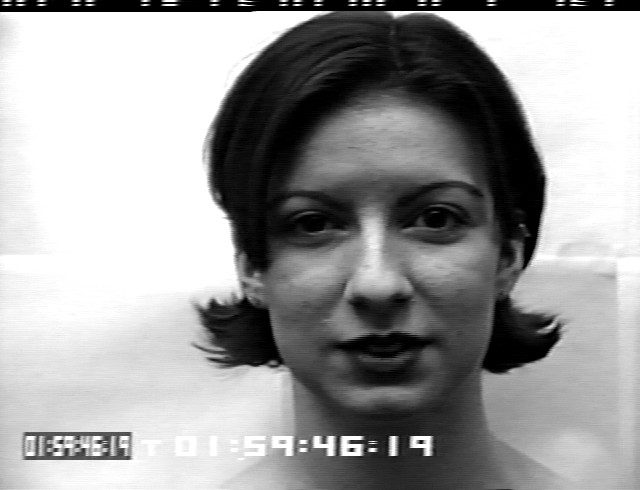
#> input picture origin_imgs/S010_006_00000005.png, 640 x 490 px
$ python -i preprocess.py   (imports and definitions only)
#> lines starting #> are read from the running program, lines starting #| are printed output that depends on the picture

import glob
import matplotlib.pyplot as plt
import cv2
import numpy as np
from PIL import Image
import os

face_cascade = cv2.CascadeClassifier('haarcascade_frontalface_default.xml')
def rescale_to_255(image):
    return ((image - image.min()) * (1/(image.max() - image.min()) * 255)).astype('uint8')

def read_process_img(img_path):
#> called with img_path = 'origin_imgs/S010_006_00000005.png'
    img = plt.imread(img_path).astype("float64")
#> img: shape (490, 640) float64; min 0, max 1, mean 0.616
    if img.ndim > 2:
        img = np.dot(img[..., :3], [0.299, 0.587, 0.114])
    img = rescale_to_255(img)

    # try different hyper parameters for face detection and combine the best results.

    # faces = face_cascade.detectMultiScale(img, 1.3, 5)
    # faces = face_cascade.detectMultiScale(img, 1.1, 3)
    faces = face_cascade.detectMultiScale(img, 1.3, 3)
#> faces = [[212, 91, 331, 331]]
    for (x, y, w, h) in faces:
        img = img[y:y + h, x:x + w]
        break
#> this loop made 1 pass
#> pass 1, in read_process_img, `img = img[y:y + h, x:x + w]`:
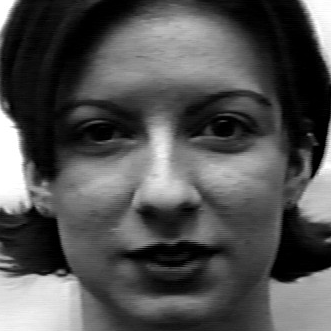
#> img: shape (331, 331); min 0, max 255, mean 81.9
    try:
        # Topic: Subsampling with Gaussian pre-ﬁltering

        img = cv2.GaussianBlur(img, (9, 9), 0)
        img = cv2.resize(img, (48, 48))
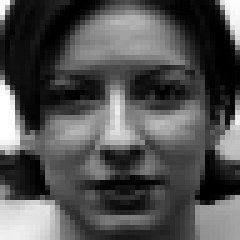
#> img: shape (48, 48) (shown 5 times larger); min 0, max 255, mean 81.7
    except:
        print("err")
    return img

txt_filenames = glob.glob("txt_labels" + '/*.'+"txt")

# [11 lines not run here, left out]


total = 0
# [51 lines not run here, left out]

>>> result = read_process_img('origin_imgs/S010_006_00000005.png')

$ run again, on origin_imgs/S028_001_00000024.png
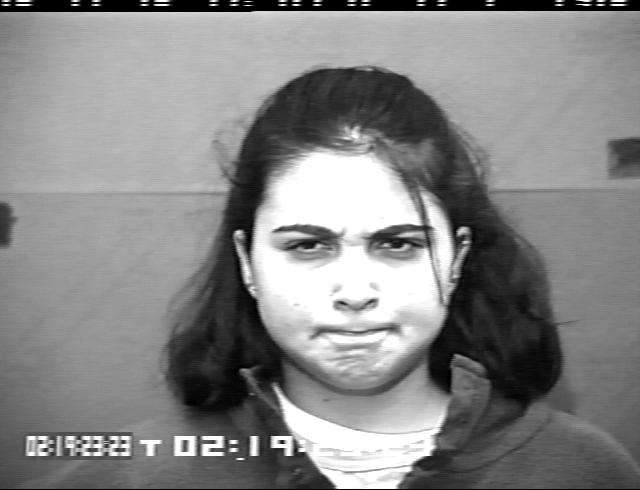
#> input picture origin_imgs/S028_001_00000024.png, 640 x 490 px
#> faces = [[231, 153, 237, 237]]
#> the loop in read_process_img, `for (x, y, w, h) in faces:` made 1 pass
#> in read_process_img, `img = cv2.GaussianBlur(img, (9, 9), 0)`:
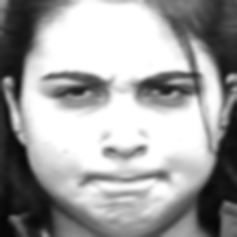
#> img: shape (237, 237); min 6, max 255, mean 160
#> in read_process_img, `img = cv2.resize(img, (48, 48))`:
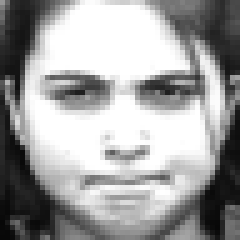
#> img: shape (48, 48) (shown 5 times larger); min 7, max 255, mean 159.9

$ run again, on origin_imgs/S029_001_00000006.png
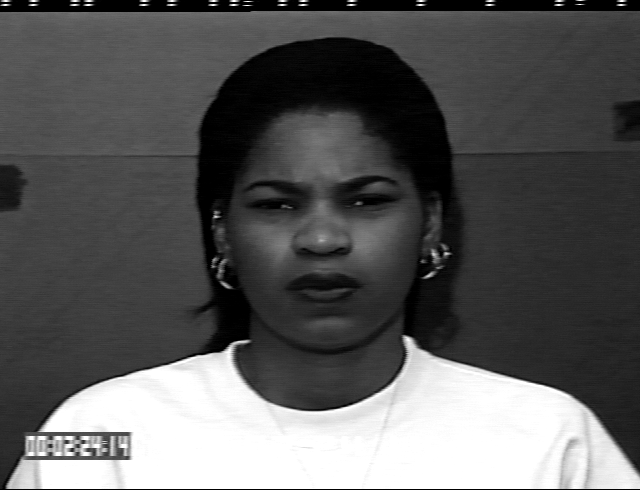
#> input picture origin_imgs/S029_001_00000006.png, 640 x 490 px
#> faces = [[212, 119, 216, 216]]
#> the loop in read_process_img, `for (x, y, w, h) in faces:` made 1 pass
#> pass 1, in read_process_img, `img = img[y:y + h, x:x + w]`:
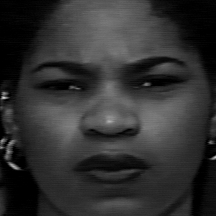
#> img: shape (216, 216); min 0, max 209, mean 48.9

$ run again, on origin_imgs/S032_003_00000016.png
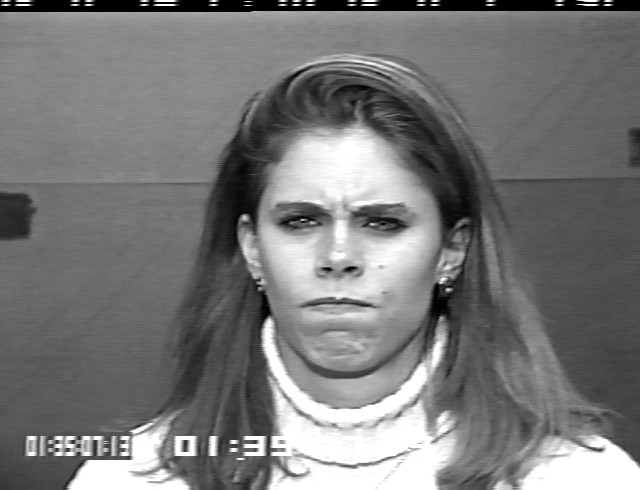
#> input picture origin_imgs/S032_003_00000016.png, 640 x 490 px
#> faces = [[223, 132, 233, 233]]
#> the loop in read_process_img, `for (x, y, w, h) in faces:` made 1 pass
#> in read_process_img, `img = cv2.GaussianBlur(img, (9, 9), 0)`:
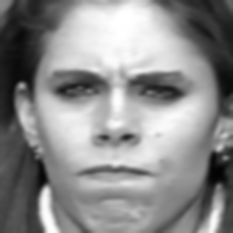
#> img: shape (233, 233); min 2, max 255, mean 140
#> in read_process_img, `img = cv2.resize(img, (48, 48))`:
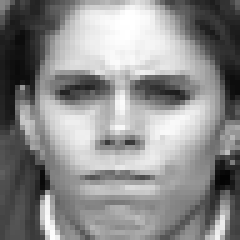
#> img: shape (48, 48) (shown 5 times larger); min 3, max 255, mean 139.8
